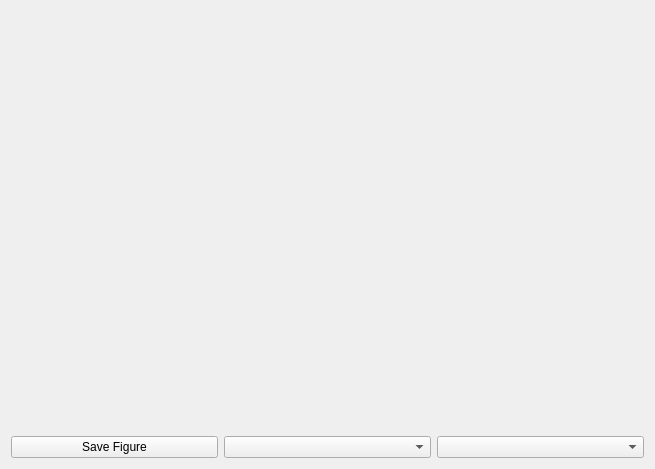
<?xml version="1.0" encoding="UTF-8"?>
<ui version="4.0">
 <class>LightCurve</class>
 <widget class="QWidget" name="LightCurve">
  <property name="geometry">
   <rect>
    <x>0</x>
    <y>0</y>
    <width>655</width>
    <height>469</height>
   </rect>
  </property>
  <property name="windowTitle">
   <string>Light Curve</string>
  </property>
  <layout class="QVBoxLayout" name="verticalLayout">
   <item>
    <widget class="QCustomPlot" name="plot_widget" native="true">
     <property name="sizePolicy">
      <sizepolicy hsizetype="Minimum" vsizetype="Minimum">
       <horstretch>0</horstretch>
       <verstretch>0</verstretch>
      </sizepolicy>
     </property>
    </widget>
   </item>
   <item>
    <layout class="QHBoxLayout" name="horizontalLayout">
     <item>
      <widget class="QPushButton" name="save_btn">
       <property name="text">
        <string>Save Figure</string>
       </property>
      </widget>
     </item>
     <item>
      <widget class="QComboBox" name="comboBox_2"/>
     </item>
     <item>
      <widget class="QComboBox" name="comboBox"/>
     </item>
    </layout>
   </item>
  </layout>
 </widget>
 <customwidgets>
  <customwidget>
   <class>QCustomPlot</class>
   <extends>QWidget</extends>
   <header location="global">qcustomplot.h</header>
   <container>1</container>
  </customwidget>
 </customwidgets>
 <resources/>
 <connections/>
</ui>
